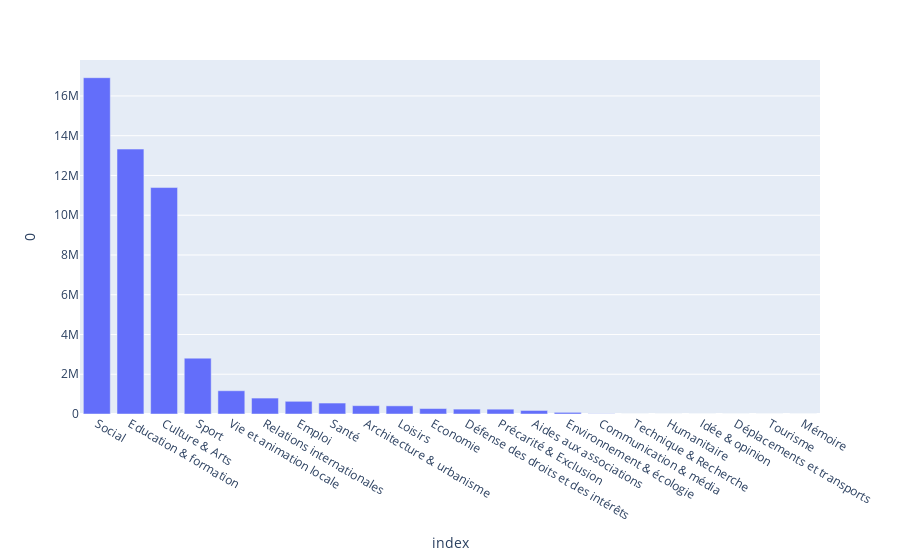

Source (notebook cell):
### Code cell
fig = px.bar(final, x="index",y=0)
fig.update_xaxes(categoryorder = 'total descending')
fig.show()

### Figure 1 — Plotly figure (JSON) as saved in the notebook; plotly's stock layout.template omitted (floating-point values rounded to 4 significant figures)
{"data": [{"alignmentgroup": "True", "hoverlabel": {"namelength": 0}, "hovertemplate": "index=%{x}<br>0=%{y}", "legendgroup": "", "marker": {"color": "#636efa"}, "name": "", "offsetgroup": "", "orientation": "v", "showlegend": false, "textposition": "auto", "type": "bar", "x": ["Technique & Recherche", "Architecture & urbanisme", "Social", "Education & formation", "Culture & Arts", "Humanitaire", "Communication & média", "Environnement & écologie", "Aides aux associations", "Sport", "Santé", "Relations internationales", "Idée & opinion", "Loisirs", "Déplacements et transports", "Tourisme", "Mémoire", "Défense des droits et des intérêts", "Economie", "Emploi", "Précarité & Exclusion", "Vie et animation locale"], "xaxis": "x", "y": [0, 419171, 16918487, 13326922, 11391939, 0, 11000, 83100, 177920, 2809561, 551525, 801300, 0, 410000, 0, 0, 0, 245837, 273980, 638752, 242427, 1170000], "yaxis": "y"}], "layout": {"barmode": "relative", "legend": {"tracegroupgap": 0}, "margin": {"t": 60}, "xaxis": {"anchor": "y", "categoryorder": "total descending", "domain": [0, 1], "title": {"text": "index"}}, "yaxis": {"anchor": "x", "domain": [0, 1], "title": {"text": "0"}}}}
